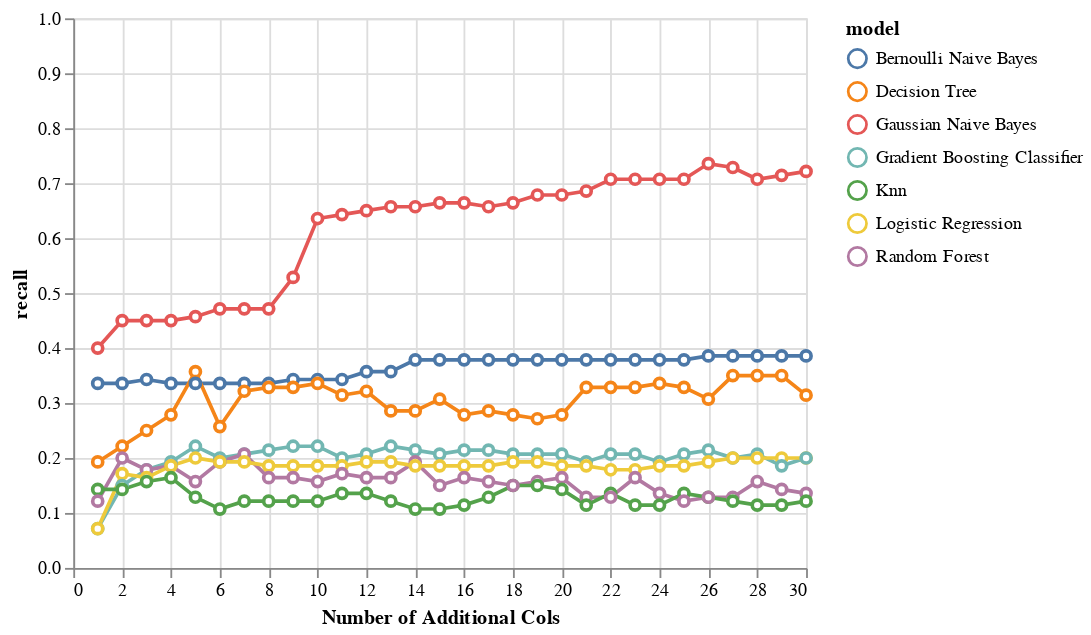

Notebook source saved alongside this figure:
### Code cell
perf_subset = perf_by_additional_n_cols_matrix_subset[
    (perf_by_additional_n_cols_matrix_subset['grouping'] == "Depressed (Yes)") &
    (perf_by_additional_n_cols_matrix_subset['additional_col_method'] == "corr_to_mdd_subset_data_v2")
]


alt.Chart(perf_subset).mark_line(
       point={
         "filled": False,
         "fill": "white"
       }
).encode(
    x = alt.X('addl_cols', title="Number of Additional Cols"),
    y = alt.Y('recall', scale=alt.Scale(domain=[0, 1])),
    color = 'model'
)

### Figure 1 — Vega-Lite specification as saved in the notebook (floating-point values rounded to 4 significant figures; data arrays with more than 128 entries replaced by an {"elided": "..."} marker saying what was removed)
{"config": {"view": {"continuousWidth": 400, "continuousHeight": 300}}, "data": {"name": "data-a005e015ae9090b700ed85e20efd7142"}, "mark": {"type": "line", "point": {"filled": false, "fill": "white"}}, "encoding": {"color": {"field": "model", "type": "nominal"}, "x": {"field": "addl_cols", "title": "Number of Additional Cols", "type": "quantitative"}, "y": {"field": "recall", "scale": {"domain": [0, 1]}, "type": "quantitative"}}, "$schema": "https://vega.github.io/schema/vega-lite/v4.17.0.json", "datasets": {"data-a005e015ae9090b700ed85e20efd7142": {"elided": "210 records"}}}
